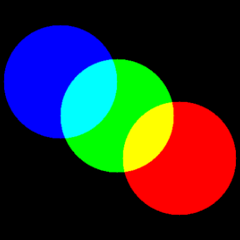
#> input picture Data-TP/bgr.png, 240 x 240 px
$ python colors_filtering.py
#> lines starting #> are read from the running program, lines starting #| are printed output that depends on the picture; after the words box and inside, x2 and y2 are one past the last pixel; in counts of white or black regions, pixels touching at a corner belong together
import cv2

bgr = cv2.imread("Data-TP/bgr.png")
#> bgr is the input picture: shape (240, 240, 3); mean B, G, R 44.6, 44.7, 44.6

bw_only_blue = bgr.copy()[:, :, 0]
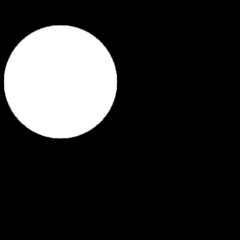
#> bw_only_blue: shape (240, 240); min 0, max 255, mean 44.6
bw_only_green = bgr.copy()[:, :, 1]
bw_only_red = bgr.copy()[:, :, 2]

bgr_without_blue = bgr.copy()
bgr_without_blue[:, :, 0] = 0
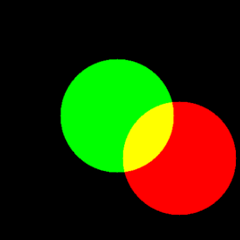
#> bgr_without_blue: shape (240, 240, 3); 17.98% of pixels changed, all inside (x1, y1, x2, y2) = (3, 25, 118, 139)

bgr_without_green = bgr.copy()
bgr_without_green[:, :, 1] = 0
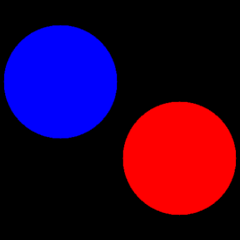
#> bgr_without_green: shape (240, 240, 3); 18.06% of pixels changed, all inside (x1, y1, x2, y2) = (59, 58, 175, 173)

bgr_without_red = bgr.copy()
bgr_without_red[:, :, 2] = 0
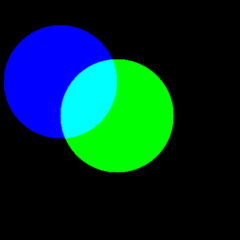
#> bgr_without_red: shape (240, 240, 3); 17.98% of pixels changed, all inside (x1, y1, x2, y2) = (122, 101, 237, 216)

bgr_only_blue = bgr_without_green.copy()
bgr_only_blue[:, :, 2] = 0
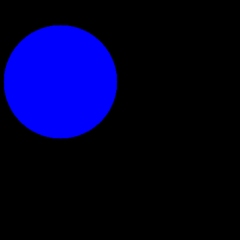
#> bgr_only_blue: shape (240, 240, 3); 17.98% of pixels changed, all inside (x1, y1, x2, y2) = (122, 101, 237, 216)

bgr_only_green = bgr_without_red.copy()
bgr_only_green[:, :, 0] = 0
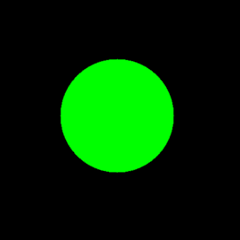
#> bgr_only_green: shape (240, 240, 3); 17.98% of pixels changed, all inside (x1, y1, x2, y2) = (3, 25, 118, 139)

bgr_only_red = bgr_without_green.copy()
bgr_only_red[:, :, 0] = 0
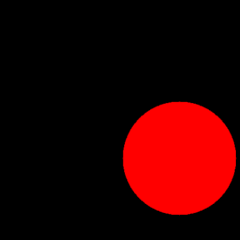
#> bgr_only_red: shape (240, 240, 3); 17.98% of pixels changed, all inside (x1, y1, x2, y2) = (3, 25, 118, 139)

cv2.imshow("bgr", bgr)
cv2.imshow("bgr_blue", bw_only_blue)
cv2.imshow("bgr_green", bw_only_green)
cv2.imshow("bgr_red", bw_only_red)

cv2.imshow("bgr_without_blue", bgr_without_blue)
cv2.imshow("bgr_without_gree", bgr_without_green)
cv2.imshow("bgr_without_red", bgr_without_red)

cv2.imshow("bgr_only_red", bgr_only_red)
cv2.imshow("bgr_only_green", bgr_only_green)
cv2.imshow("bgr_only_blue", bgr_only_blue)


cv2.waitKey(0)
cv2.destroyAllWindows()
